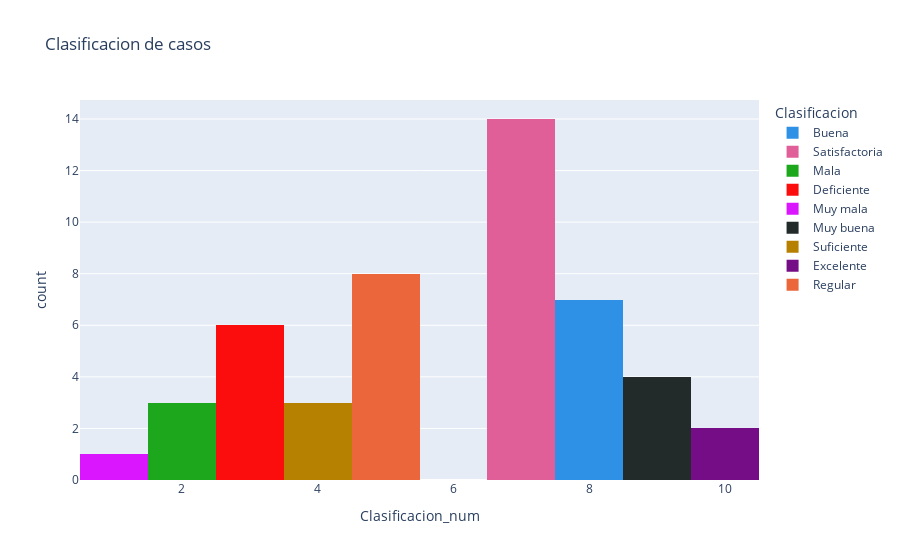

The cell this chart's notebook holds for it:
### Code cell
# Now we will plot the new column with plotly
import plotly.express as px

fig = px.histogram(data, x="Clasificacion_num", color="Clasificacion", title="Clasificacion de casos", color_discrete_sequence=px.colors.qualitative.Dark24)
fig.show()

### Figure 1 — Plotly figure (JSON) as saved in the notebook; plotly's stock layout.template omitted (floating-point values rounded to 4 significant figures)
{"data": [{"alignmentgroup": "True", "bingroup": "x", "hovertemplate": "Clasificacion=Buena<br>Clasificacion_num=%{x}<br>count=%{y}<extra></extra>", "legendgroup": "Buena", "marker": {"color": "#2E91E5", "pattern": {"shape": ""}}, "name": "Buena", "offsetgroup": "Buena", "orientation": "v", "showlegend": true, "type": "histogram", "x": [8, 8, 8, 8, 8, 8, 8], "xaxis": "x", "yaxis": "y"}, {"alignmentgroup": "True", "bingroup": "x", "hovertemplate": "Clasificacion=Satisfactoria<br>Clasificacion_num=%{x}<br>count=%{y}<extra></extra>", "legendgroup": "Satisfactoria", "marker": {"color": "#E15F99", "pattern": {"shape": ""}}, "name": "Satisfactoria", "offsetgroup": "Satisfactoria", "orientation": "v", "showlegend": true, "type": "histogram", "x": [7, 7, 7, 7, 7, 7, 7, 7, 7, 7, 7, 7, 7, 7], "xaxis": "x", "yaxis": "y"}, {"alignmentgroup": "True", "bingroup": "x", "hovertemplate": "Clasificacion=Mala<br>Clasificacion_num=%{x}<br>count=%{y}<extra></extra>", "legendgroup": "Mala", "marker": {"color": "#1CA71C", "pattern": {"shape": ""}}, "name": "Mala", "offsetgroup": "Mala", "orientation": "v", "showlegend": true, "type": "histogram", "x": [2, 2, 2], "xaxis": "x", "yaxis": "y"}, {"alignmentgroup": "True", "bingroup": "x", "hovertemplate": "Clasificacion=Deficiente<br>Clasificacion_num=%{x}<br>count=%{y}<extra></extra>", "legendgroup": "Deficiente", "marker": {"color": "#FB0D0D", "pattern": {"shape": ""}}, "name": "Deficiente", "offsetgroup": "Deficiente", "orientation": "v", "showlegend": true, "type": "histogram", "x": [3, 3, 3, 3, 3, 3], "xaxis": "x", "yaxis": "y"}, {"alignmentgroup": "True", "bingroup": "x", "hovertemplate": "Clasificacion=Muy mala<br>Clasificacion_num=%{x}<br>count=%{y}<extra></extra>", "legendgroup": "Muy mala", "marker": {"color": "#DA16FF", "pattern": {"shape": ""}}, "name": "Muy mala", "offsetgroup": "Muy mala", "orientation": "v", "showlegend": true, "type": "histogram", "x": [1], "xaxis": "x", "yaxis": "y"}, {"alignmentgroup": "True", "bingroup": "x", "hovertemplate": "Clasificacion=Muy buena<br>Clasificacion_num=%{x}<br>count=%{y}<extra></extra>", "legendgroup": "Muy buena", "marker": {"color": "#222A2A", "pattern": {"shape": ""}}, "name": "Muy buena", "offsetgroup": "Muy buena", "orientation": "v", "showlegend": true, "type": "histogram", "x": [9, 9, 9, 9], "xaxis": "x", "yaxis": "y"}, {"alignmentgroup": "True", "bingroup": "x", "hovertemplate": "Clasificacion=Suficiente<br>Clasificacion_num=%{x}<br>count=%{y}<extra></extra>", "legendgroup": "Suficiente", "marker": {"color": "#B68100", "pattern": {"shape": ""}}, "name": "Suficiente", "offsetgroup": "Suficiente", "orientation": "v", "showlegend": true, "type": "histogram", "x": [4, 4, 4], "xaxis": "x", "yaxis": "y"}, {"alignmentgroup": "True", "bingroup": "x", "hovertemplate": "Clasificacion=Excelente<br>Clasificacion_num=%{x}<br>count=%{y}<extra></extra>", "legendgroup": "Excelente", "marker": {"color": "#750D86", "pattern": {"shape": ""}}, "name": "Excelente", "offsetgroup": "Excelente", "orientation": "v", "showlegend": true, "type": "histogram", "x": [10, 10], "xaxis": "x", "yaxis": "y"}, {"alignmentgroup": "True", "bingroup": "x", "hovertemplate": "Clasificacion=Regular<br>Clasificacion_num=%{x}<br>count=%{y}<extra></extra>", "legendgroup": "Regular", "marker": {"color": "#EB663B", "pattern": {"shape": ""}}, "name": "Regular", "offsetgroup": "Regular", "orientation": "v", "showlegend": true, "type": "histogram", "x": [5, 5, 5, 5, 5, 5, 5, 5], "xaxis": "x", "yaxis": "y"}], "layout": {"barmode": "relative", "legend": {"title": {"text": "Clasificacion"}, "tracegroupgap": 0}, "title": {"text": "Clasificacion de casos"}, "xaxis": {"anchor": "y", "domain": [0, 1], "title": {"text": "Clasificacion_num"}}, "yaxis": {"anchor": "x", "domain": [0, 1], "title": {"text": "count"}}}}
